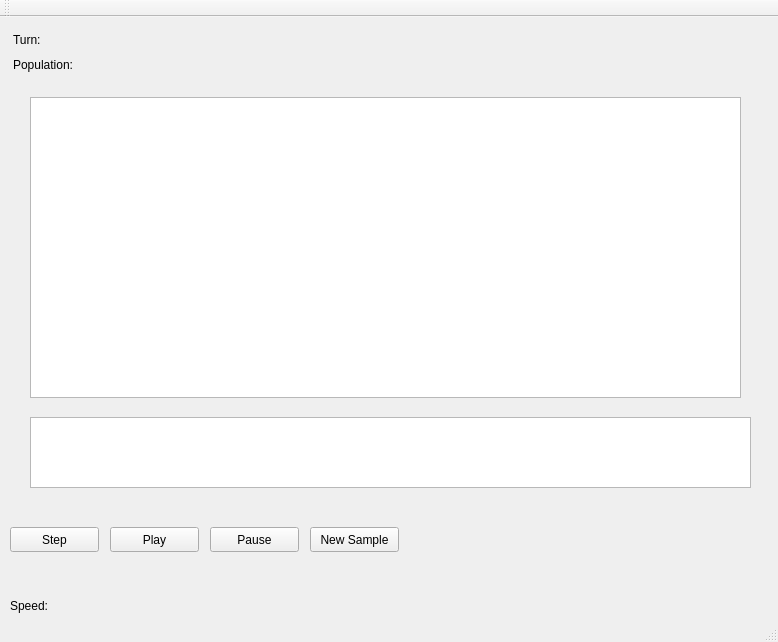
<?xml version="1.0" encoding="UTF-8"?>
<ui version="4.0">
 <class>LifeWindow</class>
 <widget class="QMainWindow" name="LifeWindow">
  <property name="geometry">
   <rect>
    <x>0</x>
    <y>0</y>
    <width>778</width>
    <height>642</height>
   </rect>
  </property>
  <property name="windowTitle">
   <string>LifeWindow</string>
  </property>
  <widget class="QWidget" name="centralWidget">
   <widget class="QLabel" name="turn">
    <property name="geometry">
     <rect>
      <x>13</x>
      <y>14</y>
      <width>161</width>
      <height>17</height>
     </rect>
    </property>
    <property name="text">
     <string>Turn:</string>
    </property>
   </widget>
   <widget class="QLabel" name="population">
    <property name="geometry">
     <rect>
      <x>13</x>
      <y>39</y>
      <width>261</width>
      <height>17</height>
     </rect>
    </property>
    <property name="text">
     <string>Population:</string>
    </property>
   </widget>
   <widget class="QGraphicsView" name="cellView">
    <property name="geometry">
     <rect>
      <x>30</x>
      <y>80</y>
      <width>711</width>
      <height>301</height>
     </rect>
    </property>
   </widget>
   <widget class="QGraphicsView" name="barView">
    <property name="geometry">
     <rect>
      <x>30</x>
      <y>400</y>
      <width>721</width>
      <height>71</height>
     </rect>
    </property>
   </widget>
   <widget class="QPushButton" name="stepButton">
    <property name="geometry">
     <rect>
      <x>10</x>
      <y>510</y>
      <width>89</width>
      <height>25</height>
     </rect>
    </property>
    <property name="text">
     <string>Step</string>
    </property>
   </widget>
   <widget class="QPushButton" name="playButton">
    <property name="geometry">
     <rect>
      <x>110</x>
      <y>510</y>
      <width>89</width>
      <height>25</height>
     </rect>
    </property>
    <property name="text">
     <string>Play</string>
    </property>
   </widget>
   <widget class="QPushButton" name="pauseButton">
    <property name="geometry">
     <rect>
      <x>210</x>
      <y>510</y>
      <width>89</width>
      <height>25</height>
     </rect>
    </property>
    <property name="text">
     <string>Pause</string>
    </property>
   </widget>
   <widget class="QPushButton" name="newSampleButton">
    <property name="geometry">
     <rect>
      <x>310</x>
      <y>510</y>
      <width>89</width>
      <height>25</height>
     </rect>
    </property>
    <property name="text">
     <string>New Sample</string>
    </property>
   </widget>
   <widget class="QLabel" name="speed">
    <property name="geometry">
     <rect>
      <x>10</x>
      <y>580</y>
      <width>151</width>
      <height>17</height>
     </rect>
    </property>
    <property name="text">
     <string>Speed:</string>
    </property>
   </widget>
   <widget class="QWidget" name="">
    <property name="geometry">
     <rect>
      <x>10</x>
      <y>550</y>
      <width>611</width>
      <height>19</height>
     </rect>
    </property>
    <layout class="QHBoxLayout" name="horizontalLayout_3">
     <item>
      <widget class="QLabel" name="label_3">
       <property name="text">
        <string>Slower</string>
       </property>
      </widget>
     </item>
     <item>
      <widget class="QSlider" name="speedSlider">
       <property name="orientation">
        <enum>Qt::Horizontal</enum>
       </property>
      </widget>
     </item>
     <item>
      <widget class="QLabel" name="label_4">
       <property name="text">
        <string>Faster</string>
       </property>
      </widget>
     </item>
    </layout>
   </widget>
  </widget>
  <widget class="QToolBar" name="mainToolBar">
   <attribute name="toolBarArea">
    <enum>TopToolBarArea</enum>
   </attribute>
   <attribute name="toolBarBreak">
    <bool>true</bool>
   </attribute>
  </widget>
  <widget class="QStatusBar" name="statusBar"/>
 </widget>
 <layoutdefault spacing="6" margin="11"/>
 <resources/>
 <connections/>
</ui>
